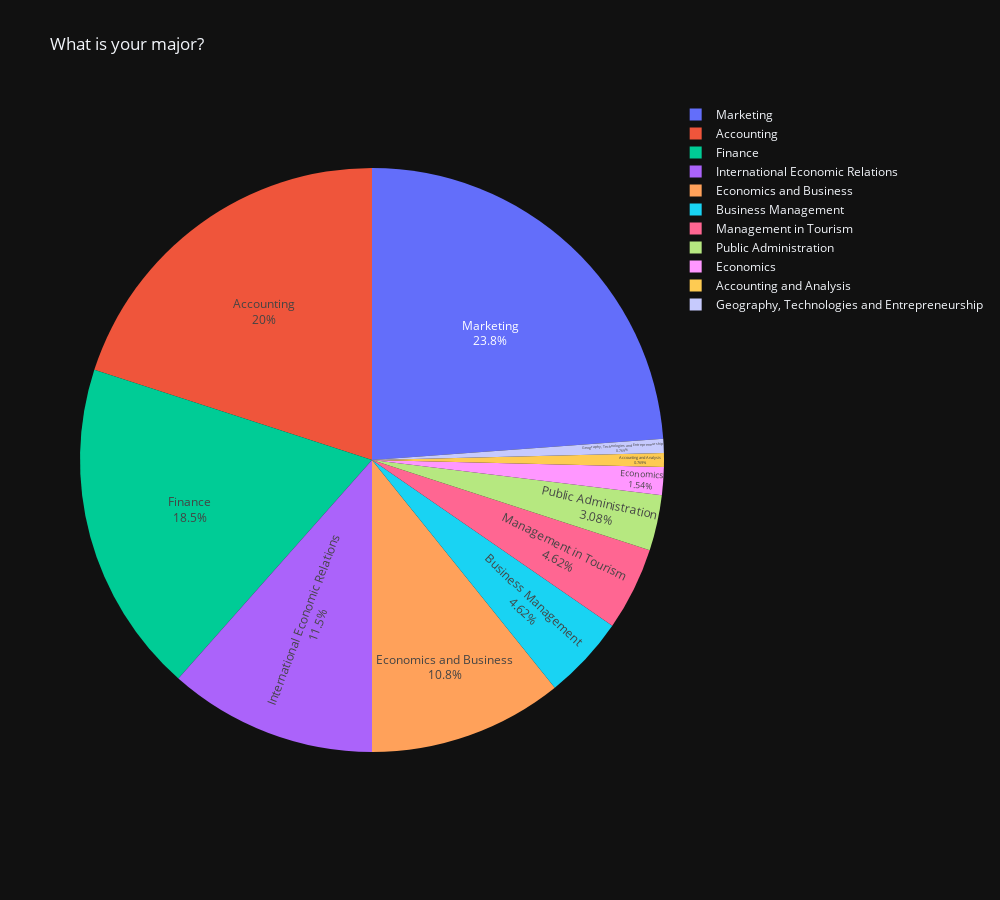

Notebook code cell kept with this figure:
### Code cell
q2_count = pl_data['Q2'].value_counts()

q2_count = q2_count.group_by(
    'Q2'
).agg(
    pl.col('count').sum().alias('count')
).filter(
    pl.col('Q2') != "Ìåíèäæìúíò íà òóðèñòè÷åñêèÿ áèçíåñ",
).sort('Q2')


fig = px.pie(
    q2_count,
    values='count',
    names='Q2',
    title='What is your major?',
    hover_data=['count'],
    labels={'count': 'Count'},
)

fig.update_traces(
    textposition='inside',
    textinfo='percent+label',
)
fig.update_layout(width=1000, height=900)

fig.show()

### Figure 1 — Plotly figure (JSON) as saved in the notebook; plotly's stock layout.template omitted (floating-point values rounded to 4 significant figures)
{"data": [{"customdata": [[26], [1], [6], [2], [14], [24], [1], [15], [6], [31], [4]], "domain": {"x": [0.0, 1.0], "y": [0.0, 1.0]}, "hovertemplate": "Q2=%{label}<br>Count=%{customdata[0]}<extra></extra>", "labels": ["Accounting", "Accounting and Analysis", "Business Management", "Economics", "Economics and Business", "Finance", "Geography, Technologies and Entrepreneurship", "International Economic Relations", "Management in Tourism", "Marketing", "Public Administration"], "legendgroup": "", "name": "", "showlegend": true, "values": [26, 1, 6, 2, 14, 24, 1, 15, 6, 31, 4], "type": "pie", "textinfo": "percent+label", "textposition": "inside"}], "layout": {"legend": {"tracegroupgap": 0}, "title": {"text": "What is your major?"}, "width": 1000, "height": 900}}
